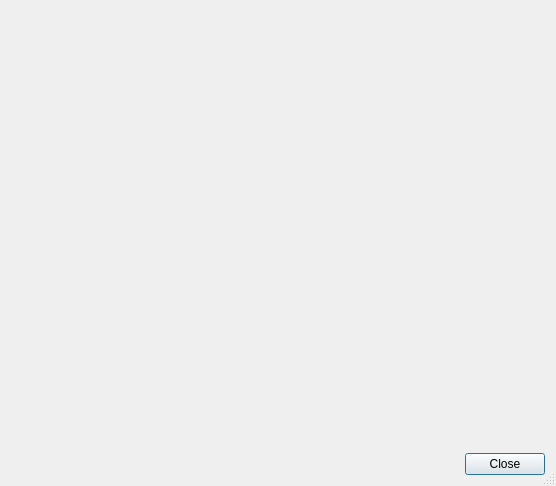
<?xml version="1.0" encoding="UTF-8"?>
<ui version="4.0">
 <class>E5SslInfoDialog</class>
 <widget class="QDialog" name="E5SslInfoDialog">
  <property name="geometry">
   <rect>
    <x>0</x>
    <y>0</y>
    <width>556</width>
    <height>486</height>
   </rect>
  </property>
  <property name="windowTitle">
   <string>SSL Certificate Info</string>
  </property>
  <property name="sizeGripEnabled">
   <bool>true</bool>
  </property>
  <layout class="QVBoxLayout" name="verticalLayout">
   <item>
    <widget class="E5SslInfoWidget" name="sslWidget" native="true"/>
   </item>
   <item>
    <widget class="QDialogButtonBox" name="buttonBox">
     <property name="orientation">
      <enum>Qt::Horizontal</enum>
     </property>
     <property name="standardButtons">
      <set>QDialogButtonBox::Close</set>
     </property>
    </widget>
   </item>
  </layout>
 </widget>
 <customwidgets>
  <customwidget>
   <class>E5SslInfoWidget</class>
   <extends>QWidget</extends>
   <header>E5Network/E5SslInfoWidget.h</header>
   <container>1</container>
  </customwidget>
 </customwidgets>
 <resources/>
 <connections>
  <connection>
   <sender>buttonBox</sender>
   <signal>accepted()</signal>
   <receiver>E5SslInfoDialog</receiver>
   <slot>accept()</slot>
   <hints>
    <hint type="sourcelabel">
     <x>248</x>
     <y>254</y>
    </hint>
    <hint type="destinationlabel">
     <x>157</x>
     <y>274</y>
    </hint>
   </hints>
  </connection>
  <connection>
   <sender>buttonBox</sender>
   <signal>rejected()</signal>
   <receiver>E5SslInfoDialog</receiver>
   <slot>reject()</slot>
   <hints>
    <hint type="sourcelabel">
     <x>316</x>
     <y>260</y>
    </hint>
    <hint type="destinationlabel">
     <x>286</x>
     <y>274</y>
    </hint>
   </hints>
  </connection>
 </connections>
</ui>
